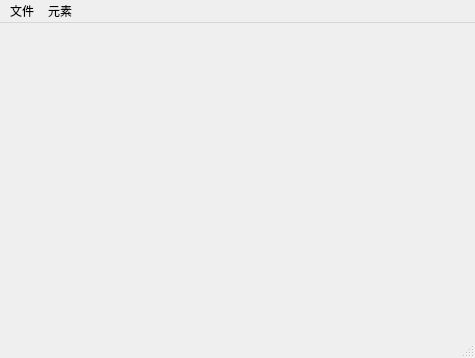
<?xml version="1.0" encoding="UTF-8"?>
<ui version="4.0">
 <class>MainWindow</class>
 <widget class="QMainWindow" name="MainWindow">
  <property name="geometry">
   <rect>
    <x>0</x>
    <y>0</y>
    <width>475</width>
    <height>358</height>
   </rect>
  </property>
  <property name="windowTitle">
   <string>MainWindow</string>
  </property>
  <widget class="QWidget" name="centralWidget"/>
  <widget class="QMenuBar" name="menuBar">
   <property name="geometry">
    <rect>
     <x>0</x>
     <y>0</y>
     <width>475</width>
     <height>23</height>
    </rect>
   </property>
   <widget class="QMenu" name="menuFile">
    <property name="title">
     <string>文件</string>
    </property>
    <addaction name="actionNew"/>
    <addaction name="actionClear"/>
    <addaction name="separator"/>
    <addaction name="actionExit"/>
   </widget>
   <widget class="QMenu" name="menuEle">
    <property name="title">
     <string>元素</string>
    </property>
    <addaction name="actionEllipse"/>
    <addaction name="actionPolygon"/>
    <addaction name="actionText"/>
    <addaction name="actionRect"/>
   </widget>
   <addaction name="menuFile"/>
   <addaction name="menuEle"/>
  </widget>
  <widget class="QStatusBar" name="statusBar"/>
  <action name="actionNew">
   <property name="text">
    <string>新建</string>
   </property>
  </action>
  <action name="actionClear">
   <property name="text">
    <string>清除</string>
   </property>
  </action>
  <action name="actionExit">
   <property name="text">
    <string>退出</string>
   </property>
  </action>
  <action name="actionEllipse">
   <property name="text">
    <string>椭圆</string>
   </property>
  </action>
  <action name="actionPolygon">
   <property name="text">
    <string>多边形</string>
   </property>
  </action>
  <action name="actionText">
   <property name="text">
    <string>文字</string>
   </property>
  </action>
  <action name="actionRect">
   <property name="text">
    <string>长方形</string>
   </property>
  </action>
 </widget>
 <layoutdefault spacing="6" margin="11"/>
 <resources/>
 <connections/>
</ui>
